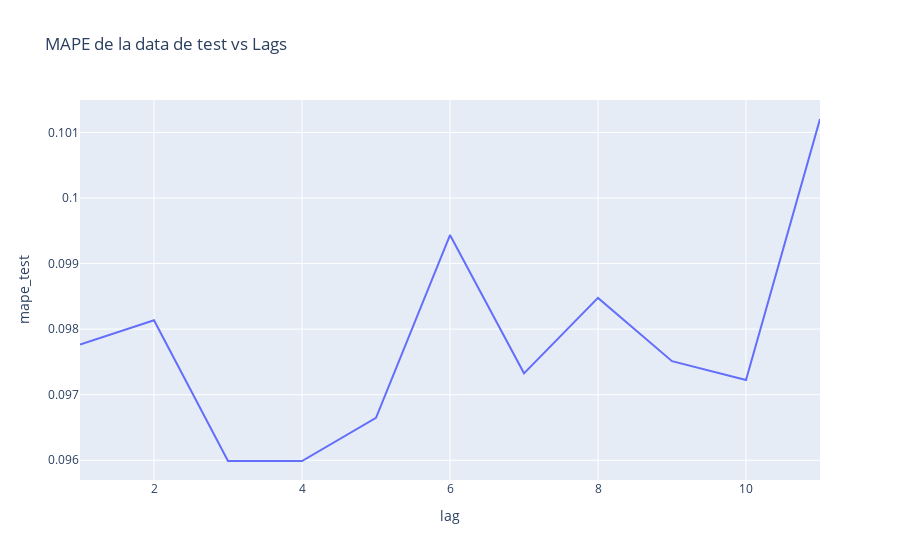

Notebook source saved alongside this figure:
### Code cell
fig_mape = px.line(df_pruebas,x="lag", y="mape_test", title='MAPE de la data de test vs Lags')

fig_mape.show()

### Figure 1 — Plotly figure (JSON) as saved in the notebook; plotly's stock layout.template omitted (floating-point values rounded to 4 significant figures)
{"data": [{"hovertemplate": "lag=%{x}<br>mape_test=%{y}<extra></extra>", "legendgroup": "", "line": {"color": "#636efa", "dash": "solid"}, "marker": {"symbol": "circle"}, "mode": "lines", "name": "", "orientation": "v", "showlegend": false, "type": "scatter", "x": [1, 2, 3, 4, 5, 6, 7, 8, 9, 10, 11], "xaxis": "x", "y": [0.09777, 0.09814, 0.09599, 0.09599, 0.09665, 0.09944, 0.09733, 0.09848, 0.09751, 0.09722, 0.1012], "yaxis": "y"}], "layout": {"legend": {"tracegroupgap": 0}, "title": {"text": "MAPE de la data de test vs Lags"}, "xaxis": {"anchor": "y", "domain": [0, 1], "title": {"text": "lag"}}, "yaxis": {"anchor": "x", "domain": [0, 1], "title": {"text": "mape_test"}}}}
